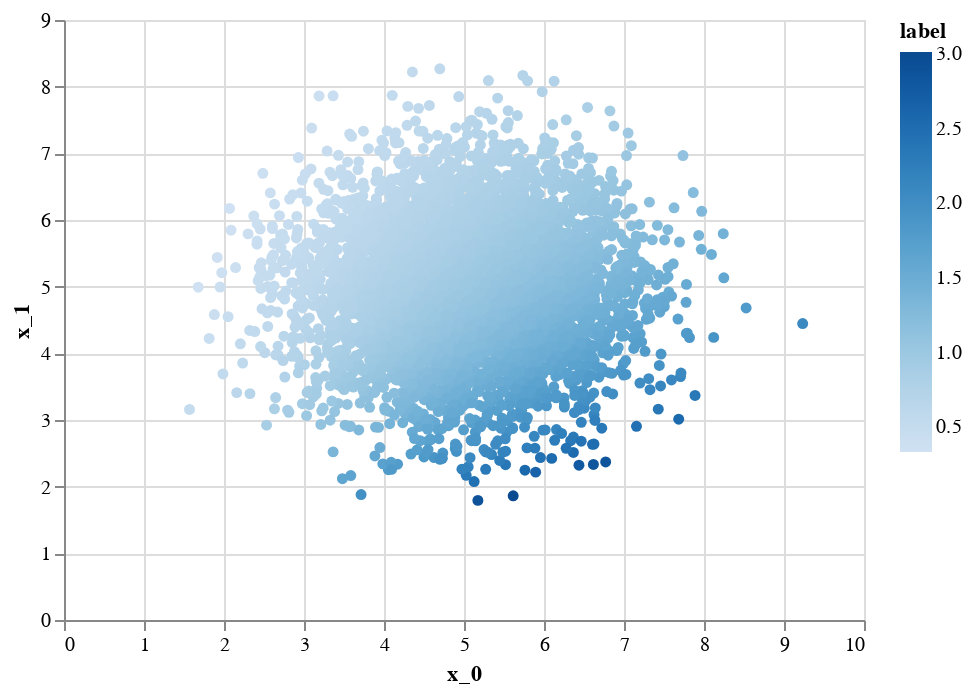

The notebook cell saved with this chart:
### Code cell
df = pd.DataFrame({
    'x_0': X[:, 0],
    'x_1': X[:, 1],
    'label': y
})
alt.Chart(df).mark_point(filled=True, opacity=1.0).encode(
    alt.X('x_0:Q'),
    alt.Y('x_1:Q'),
    alt.Color('label:Q')
)

### Figure 1 — Vega-Lite specification as saved in the notebook (floating-point values rounded to 4 significant figures; data arrays with more than 128 entries replaced by an {"elided": "..."} marker saying what was removed)
{"config": {"view": {"continuousWidth": 400, "continuousHeight": 300}}, "data": {"name": "data-705423c6068ccb4c523ff5a45d010927"}, "mark": {"type": "point", "filled": true, "opacity": 1.0}, "encoding": {"color": {"type": "quantitative", "field": "label"}, "x": {"type": "quantitative", "field": "x_0"}, "y": {"type": "quantitative", "field": "x_1"}}, "$schema": "https://vega.github.io/schema/vega-lite/v4.0.2.json", "datasets": {"data-705423c6068ccb4c523ff5a45d010927": {"elided": "5000 records"}}}
